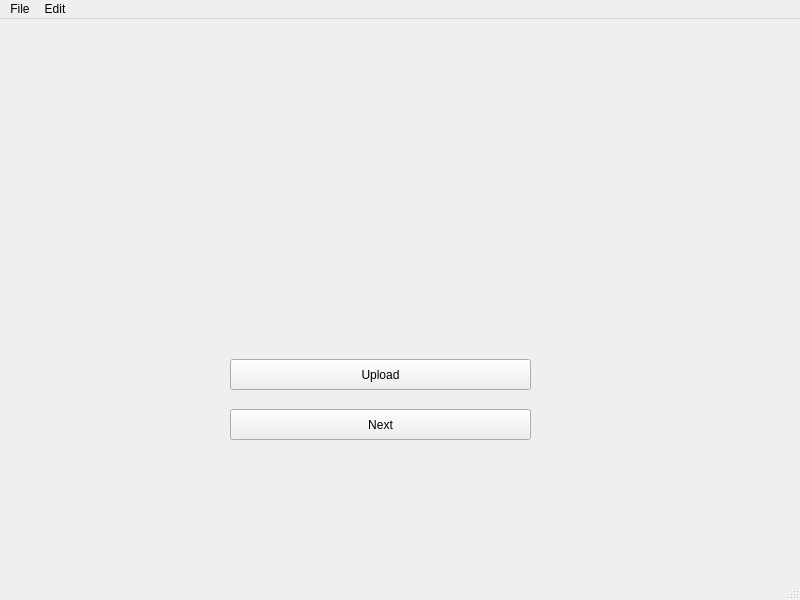
<?xml version="1.0" encoding="UTF-8"?>
<ui version="4.0">
 <class>MainWindow</class>
 <widget class="QMainWindow" name="MainWindow">
  <property name="geometry">
   <rect>
    <x>0</x>
    <y>0</y>
    <width>800</width>
    <height>600</height>
   </rect>
  </property>
  <property name="windowTitle">
   <string>DCD</string>
  </property>
  <property name="windowIcon">
   <iconset>
    <normaloff>../../Desktop/icon.jpg</normaloff>../../Desktop/icon.jpg</iconset>
  </property>
  <widget class="QWidget" name="centralwidget">
   <widget class="QLabel" name="label">
    <property name="geometry">
     <rect>
      <x>230</x>
      <y>170</y>
      <width>301</width>
      <height>141</height>
     </rect>
    </property>
    <property name="text">
     <string/>
    </property>
    <property name="pixmap">
     <pixmap>../../Desktop/DataCreationAPP/upload image.png</pixmap>
    </property>
   </widget>
   <widget class="QPushButton" name="pushButton">
    <property name="geometry">
     <rect>
      <x>230</x>
      <y>340</y>
      <width>301</width>
      <height>31</height>
     </rect>
    </property>
    <property name="text">
     <string>Upload</string>
    </property>
   </widget>
   <widget class="QPushButton" name="pushButton_2">
    <property name="geometry">
     <rect>
      <x>230</x>
      <y>390</y>
      <width>301</width>
      <height>31</height>
     </rect>
    </property>
    <property name="text">
     <string>Next</string>
    </property>
   </widget>
  </widget>
  <widget class="QMenuBar" name="menubar">
   <property name="geometry">
    <rect>
     <x>0</x>
     <y>0</y>
     <width>800</width>
     <height>22</height>
    </rect>
   </property>
   <widget class="QMenu" name="menuFile">
    <property name="title">
     <string>File</string>
    </property>
    <addaction name="actionUpload"/>
   </widget>
   <widget class="QMenu" name="menuEdit">
    <property name="title">
     <string>Edit</string>
    </property>
    <addaction name="actionCopy_Ctrl_C"/>
    <addaction name="actionPaste_Ctrl_V"/>
   </widget>
   <addaction name="menuFile"/>
   <addaction name="menuEdit"/>
  </widget>
  <widget class="QStatusBar" name="statusbar"/>
  <action name="actionUpload">
   <property name="text">
    <string>Upload</string>
   </property>
  </action>
  <action name="actionCopy_Ctrl_C">
   <property name="text">
    <string>Copy(Ctrl+C)</string>
   </property>
  </action>
  <action name="actionPaste_Ctrl_V">
   <property name="text">
    <string>Paste(Ctrl+V)</string>
   </property>
  </action>
 </widget>
 <resources/>
 <connections/>
</ui>
